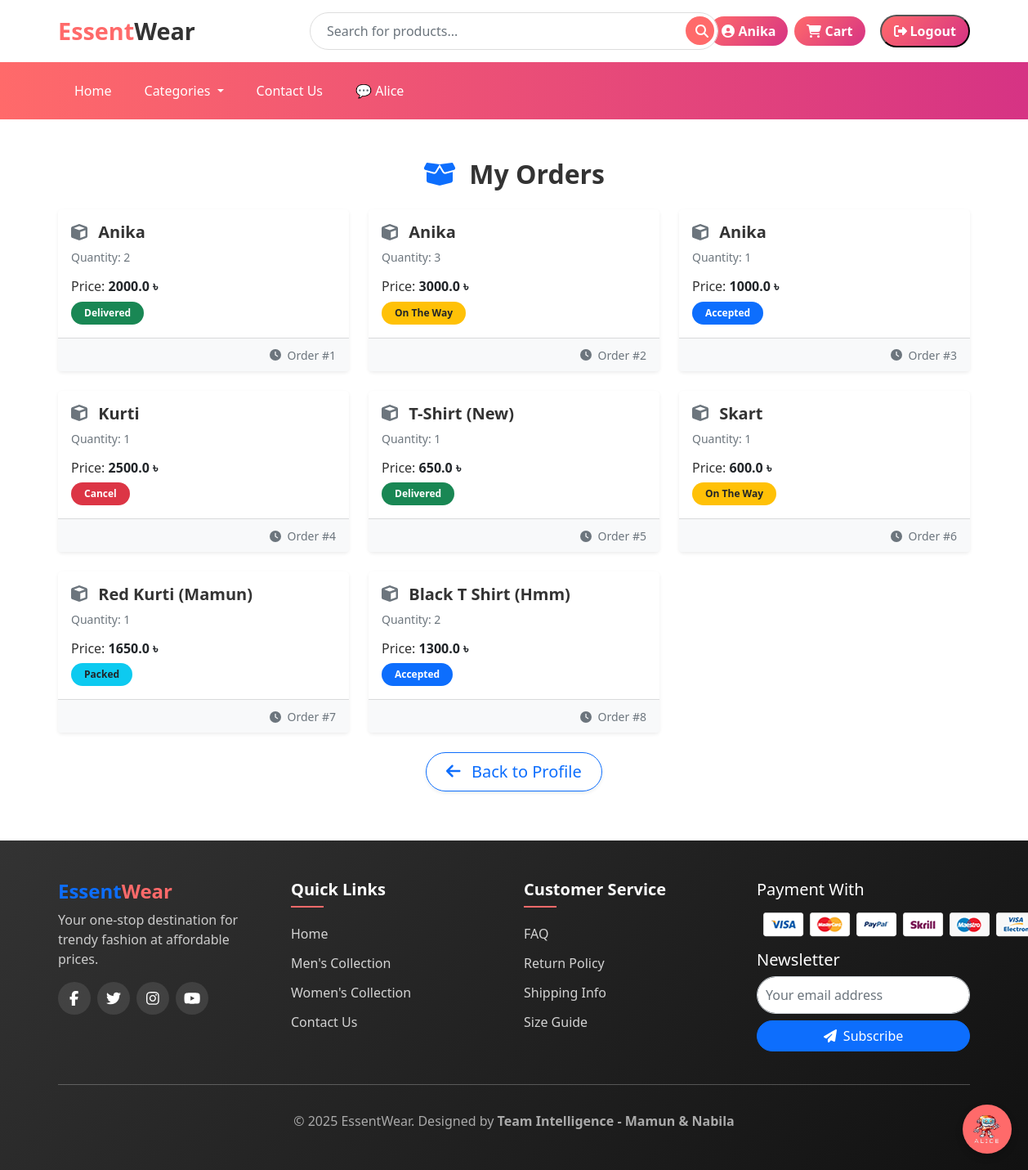
Before: /orders/ (signed in) with the older database file.
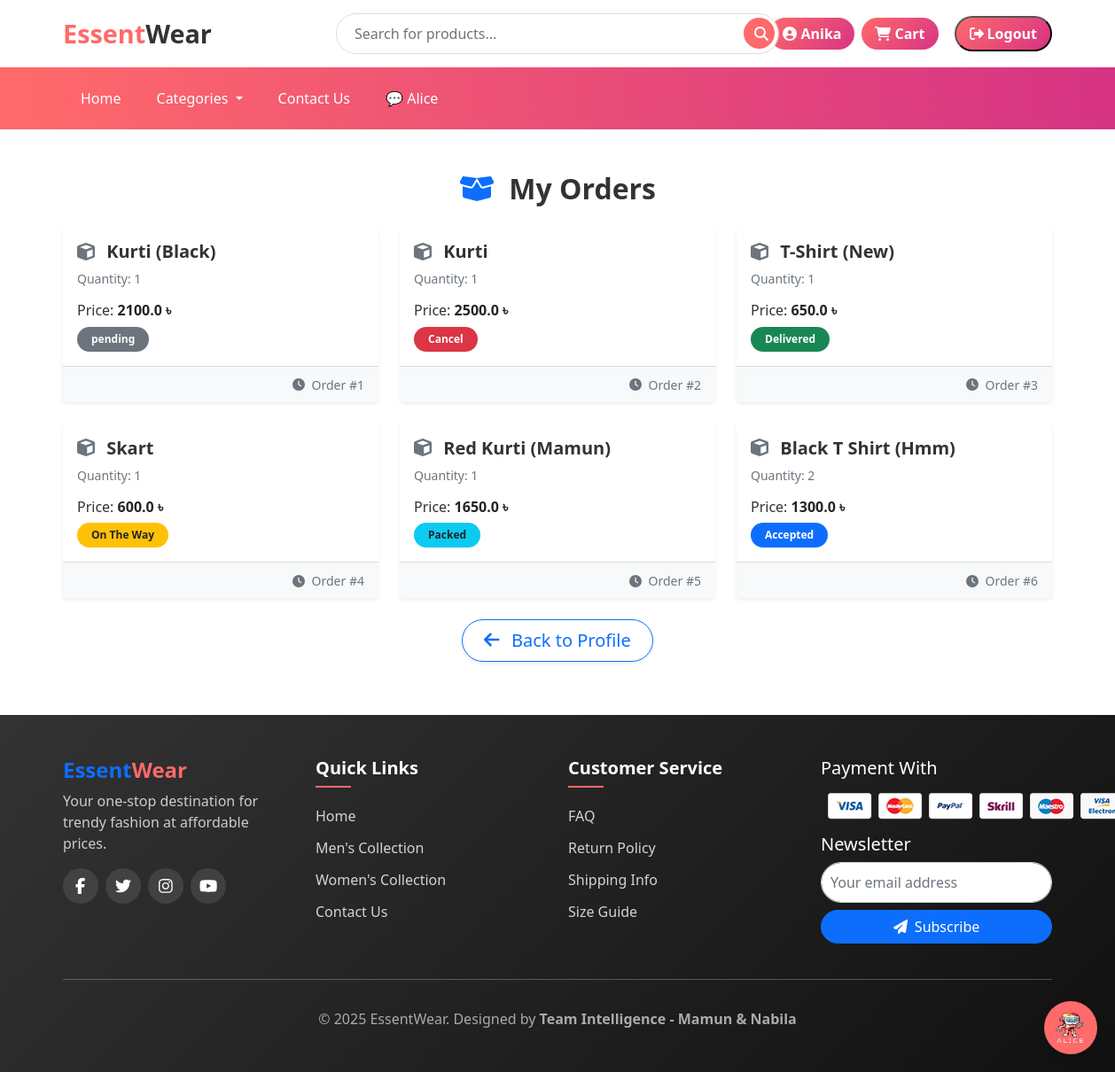
After: the same page with the newer database file.
### app/models.py (models this page shows, shortened)
class OrderPlaced (models.Model):
    user = models.ForeignKey(User, on_delete=models.CASCADE)
    customer = models.ForeignKey(Customer, on_delete=models.CASCADE)
    product = models.ForeignKey(Product, on_delete=models.CASCADE)
    quantity = models.PositiveIntegerField(default=1)
    size = models.CharField(choices=SIZE_CHOICES, max_length=2, default='M')
    order_date = models.DateTimeField(auto_now_add=True)
    status = models.CharField(max_length=50, choices=STATUS_CHOICES, default='pending')
    @property
    def total_cost(self):
        return self.quantity * self.product.discounted_price

class Product(models.Model):
    title = models.CharField(max_length=100)
    selling_price = models.FloatField()
    discounted_price = models.FloatField()
    description = models.TextField(default='null')
    category = models.CharField(choices=CATEGORY_CHOICES, max_length=2)
    p_image = models.ImageField(upload_to='product_img')
    owner = models.ForeignKey(User, on_delete=models.CASCADE, related_name='products',null=True, blank=True) # Added owner field
    quantity = models.PositiveIntegerField(default=0)  # 🧮 নতুন field

### app/views.py (the view)
# urls.py: path('orders/', views.orders, name='orders'),
@login_required
def orders(request):
    order_placed = OrderPlaced.objects.filter(user=request.user).order_by('-id')
    return render(request, 'app/cart/orders.html', {'order_placed': order_placed})

### app/templates/app/cart/orders.html (shortened to what this page needs)
{% extends 'app/base.html' %}
{% load static %}
{% block main-content %}
<div class="container my-5">
  <h2 class="mb-4 text-center fw-bold">
    <i class="fas fa-box-open me-2 text-primary"></i> My Orders
  </h2>
  {% if order_placed %}
    <div class="row g-4">
      {% for op in order_placed %}
      <div class="col-md-6 col-lg-4">
        <div class="card shadow-sm border-0 h-100 rounded-3 hover-shadow">
          <div class="card-body">
            <h5 class="card-title fw-bold text-truncate">
              <i class="fas fa-cube me-2 text-secondary"></i> {{ op.product.title }}
            </h5>
            <p class="card-text text-muted small mb-3">Quantity: {{ op.quantity }}</p>
            <p class="h6 mb-2">Price: <span class="fw-bold text-dark">{{ op.total_cost }} ৳</span></p>
            <span class="badge px-3 py-2 rounded-pill
              {% if op.status == 'Accepted' %}bg-primary
              {% elif op.status == 'Packed' %}bg-info text-dark
              {% elif op.status == 'On The Way' %}bg-warning text-dark
              {% elif op.status == 'Delivered' %}bg-success
              {% elif op.status == 'Cancel' %}bg-danger
              {% else %}bg-secondary
              {% endif %}">
              {{ op.status }}
            </span>
          </div>
          <div class="card-footer bg-light text-end">
            <small class="text-muted">
              <i class="fas fa-clock me-1"></i> Order #{{ forloop.counter }}
            </small>
          </div>
        </div>
      </div>
      {% endfor %}
    </div>
  {% else %}
    <div class="alert alert-info shadow-sm rounded-3 text-center p-4">
      <i class="fas fa-info-circle me-2"></i> You have not placed any orders yet.
    </div>
  {% endif %}
  <div class="text-center mt-4">
    <a href="{% url 'profile' %}" class="btn btn-outline-primary btn-lg px-4 rounded-pill shadow-sm">
      <i class="fas fa-arrow-left me-2"></i> Back to Profile
    </a>
  </div>
</div>
{% endblock main-content %}

### app/templates/app/base.html (shortened to what this page needs)
<!doctype html>
{% load static %}
<html lang="en">
<head>
  <link href="https://cdn.jsdelivr.net/npm/bootstrap@5.0.0-beta1/dist/css/bootstrap.min.css" rel="stylesheet">
  <link rel="stylesheet" href="{% static 'app/css/owl.carousel.min.css' %}">
  <link rel="stylesheet" href="{% static 'app/css/all.min.css' %}">
  <link rel="stylesheet" href="{% static 'app/css/style.css' %}">
</head>
<body>
  <div class="main-header">
    <div class="container">
      <div class="row align-items-center">
        <div class="col-md-3">
          <a class="brand-logo" href="/">Essent<span>Wear</span></a>
        </div>
        <div class="col-md-6">
          <form method="GET" action="{% url 'search_products' %}" class="search-container d-flex">
            <input type="text" name="q" placeholder="Search for products..." class="form-control" required />
            <button type="submit" class="btn btn-primary ms-2"><i class="fas fa-search"></i></button>
          </form>
        </div>
        <div class="col-md-3">
          <div class="user-actions d-flex justify-content-end align-items-center">
            {% if not request.user.is_authenticated %}
            <a href="{% url 'customerregistration' %}" class="auth-btn">Register</a>
            <a href="{% url 'login' %}" class="auth-btn">Login</a>
            <a href="{% url 'showcart' %}" class="auth-btn">
              <i class="fas fa-shopping-cart me-1"></i> Cart
            </a>
            {% else %}
            <a href="{% url 'profile' %}" class="auth-btn">
              <i class="fas fa-user-circle me-1"></i> {{ request.user.username }}
            </a>
            <a href="{% url 'showcart' %}" class="auth-btn ms-2">
              <i class="fas fa-shopping-cart me-1"></i> Cart
            </a>
            <form method="POST" action="{% url 'logout' %}" class="d-inline ms-2">
              <button type="submit" class="auth-btn">
                <i class="fas fa-sign-out-alt me-1"></i> Logout
              </button>
            </form>
            {% endif %}
          </div>
        </div>
      </div>
    </div>
  </div>
  <nav class="navbar navbar-expand-lg navbar-dark main-navigation">
    <div class="container">
      <div class="collapse navbar-collapse" id="mainNav">
        <ul class="navbar-nav me-auto">
          <li class="nav-item"><a class="nav-link active" href="/">Home</a></li>
          <li class="nav-item dropdown">
            <a class="nav-link dropdown-toggle" href="#" id="categoriesDropdown" role="button" data-bs-toggle="dropdown" aria-expanded="false">
              Categories
            </a>
          </li>
          <li class="nav-item"><a class="nav-link" href="{% url 'contact-us' %}">Contact Us</a></li>
          <li class="nav-item"><a class="nav-link" href="{% url 'chatbot' %}">💬 Alice</a></li>
        </ul>
      </div>
    </div>
  </nav>
  <a href="{% url 'chatbot' %}" id="floating-button">
    <img src="{% static 'app/images/banner/logo2.png' %}" alt="Chat with Alice" />
  </a>
  {% block main-content %}{% endblock main-content %}
  <footer class="site-footer py-5">
    <div class="container">
      <div class="row">
        <div class="col-md-3 mb-4">
          <h4 class="fw-bold text-primary">Essent<span style="color: #ff6a6a">Wear</span></h4>
          <p style="color: #ccc">Your one-stop destination for trendy fashion at affordable prices.</p>
          <div class="d-flex gap-2 mt-3">
           <a href="https://www.facebook.com/" target="_blank" class="social-icon"><i class="fab fa-facebook-f"></i></a>
           <a href="https://twitter.com/" target="_blank" class="social-icon"><i class="fab fa-twitter"></i></a>
           <a href="https://www.instagram.com/" target="_blank" class="social-icon"><i class="fab fa-instagram"></i></a>
           <a href="https://www.youtube.com/" target="_blank" class="social-icon"><i class="fab fa-youtube"></i></a>
          </div>
        </div>
        <div class="col-md-3 mb-4 footer-links">
          <h5>Quick Links</h5>
          <ul>
            <li><a href="/">Home</a></li>
            <li><a href="{% url 'men' %}">Men's Collection</a></li>
            <li><a href="{% url 'women' %}">Women's Collection</a></li>
            <li><a href="{% url 'contact-us' %}">Contact Us</a></li>
          </ul>
        </div>
        <div class="col-md-3 mb-4 footer-links">
          <h5>Customer Service</h5>
          <ul>
            <li><a href="{% url 'faq' %}">FAQ</a></li>
            <li><a href="{% url 'return_policy' %}">Return Policy</a></li>
            <li><a href="{% url 'shipping_info' %}">Shipping Info</a></li>
            <li><a href="{% url 'size_guide' %}">Size Guide</a></li>
          </ul>
        </div>
        <div class="col-md-3 mb-4">
          <h5>Payment With</h5>
          <div class="payment-logos my-3">
            <img src="{% static 'app/images/payment.png' %}" alt="Mastercard">
          </div>
          <h5>Newsletter</h5>
          <form method="POST" class="d-flex flex-column gap-2">
            <input type="email" name="email" placeholder="Your email address" required class="form-control"
              style="border-radius: 25px; padding: 10px" />
            <button type="submit" class="btn btn-primary rounded-pill">
              <i class="fas fa-paper-plane me-1"></i> Subscribe
            </button>
          </form>
        </div>
      </div>
      <hr style="border-color: #444" />
      <div class="text-center pt-3">
       <p class="mb-0" style="color: #aaa">&copy; 2025 EssentWear. Designed by <b>Team Intelligence - <a href="{% url 'mamun' %}" style="color: #aaa; text-decoration: none;">Mamun</a> & Nabila</b></p>
      </div>
    </div>
  </footer>
</body>
</html>

### app/templates/app/base.html (style rules this page uses)
:root { --primary-color: #ff6a6a; --secondary-color: #d63384; --dark-color: #333; --light-color: #f9f9f9; }
body { font-family: "Segoe UI", Tahoma, Geneva, Verdana, sans-serif; background-color: #fff; color: #333; }
.main-header { background-color: #fff; box-shadow: 0 2px 10px rgba(0, 0, 0, 0.1); padding: 15px 0; }
.brand-logo { font-size: 1.8rem; font-weight: 700; color: var(--primary-color); text-decoration: none; }
.brand-logo span { color: var(--dark-color); }
.search-container { position: relative; max-width: 500px; margin: 0 auto; }
.search-container input { border-radius: 30px; padding: 10px 20px; border: 1px solid #ddd; width: 100%; }
.search-container button { position: absolute; right: 5px; top: 5px; background: var(--primary-color); border: none; color: white; border-radius: 50%; width: 35px; height: 35px; }
.user-actions .auth-btn { background: linear-gradient(135deg, #ff6a6a, #d63384); color: white; padding: 6px 15px; border-radius: 25px; font-weight: 600; margin-left: 10px; text-decoration: none; transition: all 0.3s ease; display: inline-flex; align-items: center; }
.main-navigation { background: linear-gradient(to right, var(--primary-color), var(--secondary-color)); }
.main-navigation .nav-link { color: white !important; font-weight: 500; padding: 15px 20px !important; transition: all 0.3s; }
#floating-button { position: fixed; bottom: 20px; right: 20px; background-color: var(--primary-color); border-radius: 50%; width: 60px; height: 60px; display: flex; align-items: center; justify-content: center; cursor: pointer; z-index: 999; box-shadow: 0 4px 10px rgba(0, 0, 0, 0.2); transition: all 0.3s; }
#floating-button img { width: 35px; height: 35px; }
.site-footer { background: linear-gradient(135deg, var(--dark-color) 0%, #111 100%); color: white; padding: 50px 0 20px; margin-top: 60px; }
.footer-links h5 { font-weight: 600; margin-bottom: 20px; position: relative; padding-bottom: 10px; }
.footer-links h5:after { content: ""; position: absolute; bottom: 0; left: 0; width: 40px; height: 2px; background-color: var(--primary-color); }
.footer-links ul { list-style: none; padding: 0; margin: 0; }
.footer-links li { margin-bottom: 12px; }
.footer-links a { color: rgba(255, 255, 255, 0.8); text-decoration: none; transition: all 0.3s ease; }
.social-icon { display: inline-flex; align-items: center; justify-content: center; width: 40px; height: 40px; background-color: rgba(255, 255, 255, 0.1); border-radius: 50%; color: #fff; transition: all 0.3s ease; font-size: 18px; }
.payment-logos img { max-height: 35px; margin: 0 8px; transition: 0.3s; }

Changed rows visible on the page:
removed OrderPlaced: product "Anika", quantity "2", total_cost "2000.0", status "Delivered"
removed OrderPlaced: product "Anika", quantity "3", total_cost "3000.0", status "On The Way"
removed OrderPlaced: product "Anika", quantity "1", total_cost "1000.0", status "Accepted"
added OrderPlaced: product "Kurti (Black)", quantity "1", total_cost "2100.0", status "pending"
